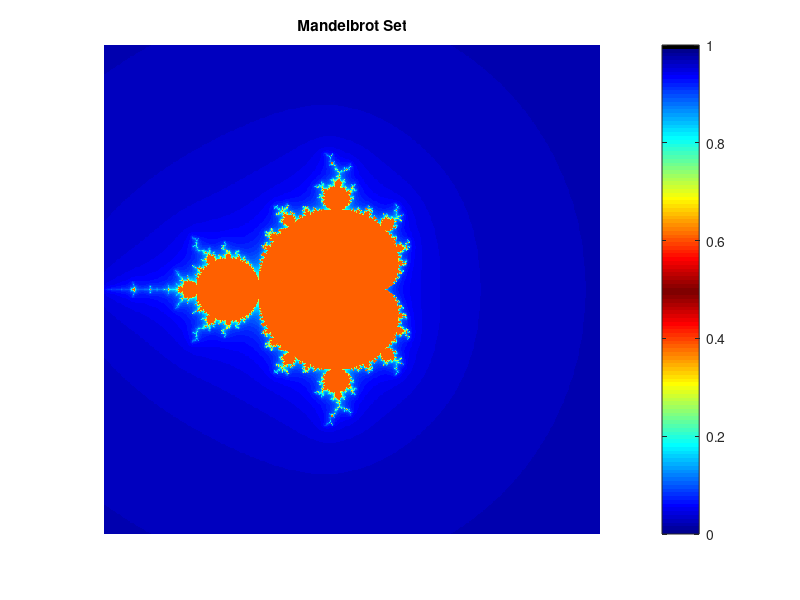

The MATLAB script that drew this image:
clc
clear
close all

x = linspace(-2, 2, 600);
y = linspace(-2, 2, 600);
[X, Y] = meshgrid(x, y);
C = X + i * Y;

% Initialize the iteration count matrix
maxIter = 50;
Z = zeros(size(C));
M = zeros(size(C));

% Mandelbrot iteration
for k = 1:maxIter
    Z = Z.^2 + C;
    M(abs(Z) <= 1000) = k;
end

% Plot the Mandelbrot set
figure
image(x, y, M)
colormap([jet(); flipud(jet()); 0 0 0]);
colorbar
axis off;
title('Mandelbrot Set');

